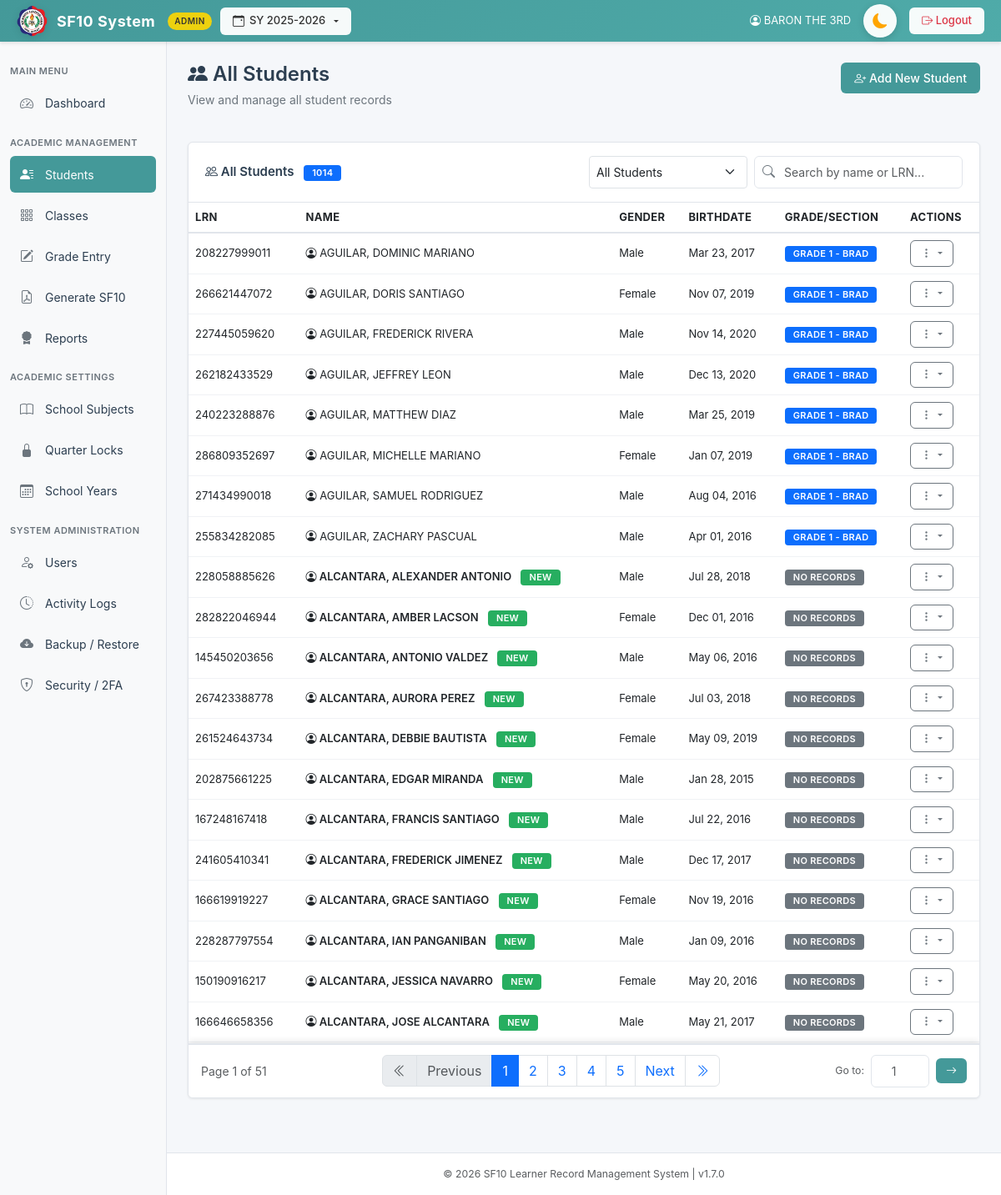
Page /pages/students.php (signed in) on the committed database.
### tables this page shows
CREATE TABLE `students` (
  `id` int(11) NOT NULL AUTO_INCREMENT,
  `lrn` varchar(20) NOT NULL,
  `last_name` varchar(50) DEFAULT NULL,
  `first_name` varchar(50) DEFAULT NULL,
  `middle_name` varchar(50) DEFAULT NULL,
  `suffix` varchar(10) DEFAULT NULL,
  `gender` enum('Male','Female') DEFAULT NULL,
  `birthdate` date DEFAULT NULL,
  `credential_presented` enum('Kinder Progress Report','ECCD Checklist','Kindergarten Certificate of Completion','PEPT','Others') DEFAULT NULL,
  `credential_other_details` text DEFAULT NULL,
  `pept_rating` varchar(20) DEFAULT NULL,
  `pept_exam_date` date DEFAULT NULL,
  `pept_testing_center` text DEFAULT NULL,
  `created_at` timestamp NOT NULL DEFAULT current_timestamp(),
  `eligibility_school_name` varchar(100) DEFAULT NULL,
  `eligibility_school_id` varchar(50) DEFAULT NULL,
  `eligibility_school_address` varchar(255) DEFAULT NULL,
  `eligibility_remark` varchar(255) DEFAULT NULL,
  `grade_level` varchar(50) DEFAULT NULL,
  `section` varchar(50) DEFAULT NULL,
  PRIMARY KEY (`id`),
  UNIQUE KEY `lrn` (`lrn`),
  UNIQUE KEY `lrn_2` (`lrn`)
);

### pages/students.php (the view, shortened to what this page needs)
<?php
require_once "../includes/db.php";
include "../templates/header.php";
$sort = $_GET['sort'] ?? '';
$search = $_GET['search'] ?? '';
$page = isset($_GET['page']) ? max(1, (int)$_GET['page']) : 1;
$items_per_page = 20;
$students = [];
$user_role = $_SESSION['user']['role'];
if ($user_role === 'admin') {
    $students_result = $conn->query("SELECT * FROM students ORDER BY last_name ASC, first_name ASC");
}
if ($students_result) {
  while ($row = $students_result->fetch_assoc()) {
    $row['school_attended_id'] = null;
    $row['grade_level'] = null;
    $row['section'] = null;
    $row['school_year'] = null;
    $row['has_record'] = 0;
    $students[] = $row;
  }
}
$total_items = count($students);
$total_pages = ceil($total_items / $items_per_page);
$page = max(1, min($total_pages, $page));
$offset = ($page - 1) * $items_per_page;
$students_to_show = array_slice($students, $offset, $items_per_page);
?>
<div class="d-flex justify-content-between align-items-start mb-4">
    <div class="page-header mb-0">
        <h2><i class="bi bi-people-fill"></i> All Students</h2>
        <p class="subtitle">View and manage all student records</p>
    </div>
    <div class="d-flex gap-2">
        <a href="add_student.php" class="btn btn-primary">
            <i class="bi bi-person-plus"></i> Add New Student
        </a>
    </div>
</div>
<div class="card students-card" style="border-radius: 0.375rem;">
  <div class="card-header d-flex justify-content-between align-items-center">
    <span>
      <i class="bi bi-people"></i> All Students
      <span class="badge bg-secondary ms-2" id="studentCount">0</span>
    </span>
    <div class="d-flex gap-2">
      <select id="sortStudents" class="form-select form-select-sm" style="width: auto;">
        <option value="all" <?= ($sort === 'all' || $sort === '') ? 'selected' : '' ?>>All Students</option>
      </select>
      <div style="position: relative; width: 250px;">
        <input type="text" class="form-control form-control-sm" id="studentSearch" placeholder="Search by name or LRN..." value="<?= htmlspecialchars($search) ?>" style="padding-left: 35px; padding-right: 30px;">
      </div>
    </div>
  </div>
  <div class="card-body" style="padding: 0;">
    <div id="studentsTableScroll">
      <table class="table table-hover mb-0" id="studentsTable">
        <thead>
          <tr>
            <th>LRN</th>
            <th>Name</th>
            <th>Gender</th>
            <th>Birthdate</th>
            <th>Grade/Section</th>
            <th>Actions</th>
          </tr>
        </thead>
        <tbody>
          <?php if (empty($students_to_show)): ?>
          <tr>
            <td colspan="6" class="text-center py-4 text-muted">
              <i class="bi bi-search" style="font-size: 2rem; opacity: 0.3;"></i>
              <p class="mt-2 mb-0">No students found matching your criteria</p>
            </td>
          </tr>
          <?php else: ?>
          <?php foreach($students_to_show as $student):
            $isNew = ($student['has_record'] == 0);
          ?>
          <tr class="student-row"
              style="cursor: pointer;"
              data-student-id="<?= $student['id'] ?>"
              data-name="<?= htmlspecialchars($student['first_name'] . ' ' . $student['last_name'] . '|' . $student['last_name'] . ', ' . $student['first_name']) ?>"
              data-lrn="<?= htmlspecialchars($student['lrn']) ?>"
              data-grade="<?= $student['grade_level'] ?? '0' ?>"
              data-gender="<?= htmlspecialchars($student['gender']) ?>"
              data-new="<?= $isNew ? '1' : '0' ?>">
            <td><?= htmlspecialchars($student['lrn']) ?></td>
            <td style="<?= $isNew ? 'font-weight: 600;' : '' ?>">
              <i class="bi bi-person-circle"></i> <?= htmlspecialchars(strtoupper($student['last_name'] . ', ' . $student['first_name'] . (!empty($student['middle_name']) ? ' ' . $student['middle_name'] : ''))) ?>
              <?php if ($isNew): ?>
                <span class="badge bg-success ms-2">NEW</span>
              <?php elseif (!empty($student['is_transfer'])): ?>
                <span class="badge bg-danger ms-2" style="font-size:0.75em; padding: 4px 8px;">
                  <i class="bi bi-arrow-left-right"></i> TRANSFEREE<?= !empty($student['transfer_quarter']) ? ' - Q' . $student['transfer_quarter'] : '' ?>
                </span>
              <?php endif; ?>
            </td>
            <td><?= htmlspecialchars($student['gender']) ?></td>
            <td><?= date('M d, Y', strtotime($student['birthdate'])) ?></td>
            <td>
              <?php if ($student['grade_level']): ?>
                <span class="badge bg-primary">Grade <?= htmlspecialchars($student['grade_level'] . ' - ' . ($student['section'] ?? '-')) ?></span>
              <?php else: ?>
                <span class="badge bg-secondary">No records</span>
              <?php endif; ?>
            </td>
            <td>
              <div class="dropdown">
                <button class="btn btn-sm btn-secondary dropdown-toggle" type="button" id="actionsDropdown<?= $student['id'] ?>" data-bs-toggle="dropdown" aria-expanded="false">
                  <i class="bi bi-three-dots-vertical"></i>
                </button>
              </div>
            </td>
          </tr>
          <?php endforeach; ?>
          <?php endif; ?>
        </tbody>
      </table>
    </div>
  </div>
  <?php if ($total_items > 0): ?>
  <div class="pagination-container">
    <div class="d-flex justify-content-between align-items-center">
      <div class="text-muted">
        Page <?= $page ?> of <?= $total_pages ?>
      </div>
      <nav aria-label="Page navigation">
        <ul class="pagination mb-0">
          <li class="page-item <?= $page <= 1 ? 'disabled' : '' ?>">
            <a class="page-link" href="?page=1&sort=<?= urlencode($sort) ?>&search=<?= urlencode($search) ?>" title="First Page">
              <i class="bi bi-chevron-double-left"></i>
            </a>
          </li>
          <li class="page-item <?= $page <= 1 ? 'disabled' : '' ?>">
            <a class="page-link" href="?page=<?= $page - 1 ?>&sort=<?= urlencode($sort) ?>&search=<?= urlencode($search) ?>">Previous</a>
          </li>
          <?php
          $start_page = max(1, $page - 2);
          $end_page = min($total_pages, $start_page + 4);
          $start_page = max(1, $end_page - 4);
          for($i = $start_page; $i <= $end_page; $i++):
          ?>
          <li class="page-item <?= $i == $page ? 'active' : '' ?>">
            <a class="page-link" href="?page=<?= $i ?>&sort=<?= urlencode($sort) ?>&search=<?= urlencode($search) ?>"><?= $i ?></a>
          </li>
          <?php endfor; ?>
          <li class="page-item <?= $page >= $total_pages ? 'disabled' : '' ?>">
            <a class="page-link" href="?page=<?= $page + 1 ?>&sort=<?= urlencode($sort) ?>&search=<?= urlencode($search) ?>">Next</a>
          </li>
          <li class="page-item <?= $page >= $total_pages ? 'disabled' : '' ?>">
            <a class="page-link" href="?page=<?= $total_pages ?>&sort=<?= urlencode($sort) ?>&search=<?= urlencode($search) ?>" title="Last Page">
              <i class="bi bi-chevron-double-right"></i>
            </a>
          </li>
        </ul>
      </nav>
      <div class="d-flex align-items-center gap-2 pagination-goto">
        <span class="text-muted small">Go to:</span>
        <form method="GET" class="d-flex gap-2 align-items-center" onsubmit="return validatePageJump()">
          <input type="number"
                 name="page"
                 id="pageJump"
                 class="form-control form-control-sm text-center"
                 style="width: 70px;"
                 min="1"
                 max="<?= $total_pages ?>"
                 placeholder="<?= $page ?>"
                 title="Enter page number (1-<?= $total_pages ?>)">
          <button type="submit" class="btn btn-sm btn-teal">
            <i class="bi bi-arrow-right"></i>
          </button>
        </form>
      </div>
    </div>
  </div>
  <?php endif; ?>
</div>
<?php include '../templates/footer.php'; ?>

### assets/css/style.css (style rules this page uses)
* { margin: 0; padding: 0; box-sizing: border-box; }
body { background-color: #f5f7fa; font-family: -apple-system, BlinkMacSystemFont, "Segoe UI", Roboto, "Helvetica Neue", Arial, sans-serif; color: #2c3e50; font-size: 14px; overflow-x: hidden; overflow-y: overlay; }
html { overflow-y: overlay; }
:root { --primary-teal: #449999; --primary-teal-dark: #3a8585; --primary-teal-light: #4FABA9; --sidebar-bg: #f8f9fa; --topbar-bg: #449999; --text-dark: #2c3e50; --text-muted: #6c757d; --border-color: #e1e5eb; --card-shadow: 0 1px 3px rgba(0, 0, 0, 0.08); --hover-bg: #f0f2f5; --card-bg: #ffffff; --input-bg: #ffffff; --input-border: #ced4da; --input-text: #212529; }
.page-header { margin-bottom: 25px; }
.page-header h2 { color: var(--text-dark); font-size: 24px; font-weight: 600; margin-bottom: 5px; }
.page-header .subtitle { color: var(--text-muted); font-size: 14px; }
.card { border: 1px solid var(--border-color); border-radius: 8px; box-shadow: var(--card-shadow); background: white; margin-bottom: 20px; }
.card-header { background: white; border-bottom: 1px solid var(--border-color); padding: 16px 20px; font-weight: 600; color: var(--text-dark); font-size: 15px; border-radius: 8px 8px 0 0 !important; }
.card-body { padding: 20px; }
.btn { border-radius: 6px; font-weight: 500; padding: 8px 16px; font-size: 14px; transition: all 0.2s; border: none; }
.btn-primary { background-color: var(--primary-teal); color: white; }
.btn-secondary { background-color: #ffffff !important; border-color: #6c757d; color: #6c757d !important; border-width: 1px; border-style: solid; }
.btn-secondary i { color: #6c757d !important; }
.btn-sm { padding: 5px 12px; font-size: 13px; }
.table { font-size: 13px; }
.table thead { background: #f8f9fa; color: var(--text-dark); font-weight: 600; border-bottom: 2px solid var(--border-color); }
.table thead th { padding: 12px; border: none; font-size: 13px; text-transform: uppercase; letter-spacing: 0.3px; }
.table tbody td { padding: 12px; vertical-align: middle; border-bottom: 1px solid #f0f2f5; }
.form-control { border: 1px solid var(--border-color); border-radius: 6px; padding: 8px 12px; transition: all 0.3s; }
.badge { padding: 4px 10px; border-radius: 4px; font-size: 11px; font-weight: 600; text-transform: uppercase; letter-spacing: 0.3px; }
.bg-success { background-color: #27ae60 !important; }
@media (min-width: 992px) { .table { font-size: 14px; } }

### templates/header.php (style rules this page uses)
html, body { background-color: #f4f7fb; }

### pages/students.php (style rules this page uses)
html, body { height: 100vh; margin: 0; padding: 0; overflow: hidden !important; }
body { display: flex; flex-direction: column; }
#studentsTable { font-size: 13px; width: 100%; margin-bottom: 0; min-width: 700px; }
#studentsTable th, #studentsTable td { padding: 8px; }
#studentsTable thead { position: sticky; top: 0; z-index: 10; background: var(--card-bg, #fff); }
.students-card { flex: 1 1 auto; display: flex; flex-direction: column; min-height: 0; overflow: hidden; margin-bottom: 0 !important; }
.students-card .card-body { flex: 1 1 auto; display: flex; flex-direction: column; min-height: 0; overflow: hidden; padding: 0; }
#studentsTableScroll { flex: 1 1 auto; min-height: 0; overflow-y: auto !important; overflow-x: auto; -webkit-overflow-scrolling: touch; }
.btn-teal { background-color: var(--primary-teal); border-color: var(--primary-teal); color: white; }
.pagination-container { flex-shrink: 0; position: sticky; bottom: 0; z-index: 1000; background: var(--card-bg); border-top: 2px solid var(--border-color); padding: 12px 15px; box-shadow: 0 -2px 8px rgba(0,0,0,0.1); }

### rows in the picture
students: lrn "208227999011", last_name+first_name+middle_name "AGUILAR, DOMINIC MARIANO", gender "Male", birthdate "Mar 23, 2017", section "1 - BRAD"
students: lrn "266621447072", last_name+first_name+middle_name "AGUILAR, DORIS SANTIAGO", gender "Female", birthdate "Nov 07, 2019", section "1 - BRAD"
students: lrn "227445059620", last_name+first_name+middle_name "AGUILAR, FREDERICK RIVERA", gender "Male", birthdate "Nov 14, 2020", section "1 - BRAD"
students: lrn "262182433529", last_name+first_name+middle_name "AGUILAR, JEFFREY LEON", gender "Male", birthdate "Dec 13, 2020", section "1 - BRAD"
students: lrn "240223288876", last_name+first_name+middle_name "AGUILAR, MATTHEW DIAZ", gender "Male", birthdate "Mar 25, 2019", section "1 - BRAD"
students: lrn "286809352697", last_name+first_name+middle_name "AGUILAR, MICHELLE MARIANO", gender "Female", birthdate "Jan 07, 2019", section "1 - BRAD"
students: lrn "271434990018", last_name+first_name+middle_name "AGUILAR, SAMUEL RODRIGUEZ", gender "Male", birthdate "Aug 04, 2016", section "1 - BRAD"
students: lrn "255834282085", last_name+first_name+middle_name "AGUILAR, ZACHARY PASCUAL", gender "Male", birthdate "Apr 01, 2016", section "1 - BRAD"
students: lrn "228058885626", last_name+first_name+middle_name "ALCANTARA, ALEXANDER ANTONIO", shows "NEW", gender "Male", birthdate "Jul 28, 2018", shows "NO RECORDS"
students: lrn "282822046944", last_name+first_name+middle_name "ALCANTARA, AMBER LACSON", shows "NEW", gender "Female", birthdate "Dec 01, 2016", shows "NO RECORDS"
students: lrn "145450203656", last_name+first_name+middle_name "ALCANTARA, ANTONIO VALDEZ", shows "NEW", gender "Male", birthdate "May 06, 2016", shows "NO RECORDS"
students: lrn "267423388778", last_name+first_name+middle_name "ALCANTARA, AURORA PEREZ", shows "NEW", gender "Female", birthdate "Jul 03, 2018", shows "NO RECORDS"
students: lrn "261524643734", last_name+first_name+middle_name "ALCANTARA, DEBBIE BAUTISTA", shows "NEW", gender "Female", birthdate "May 09, 2019", shows "NO RECORDS"
students: lrn "202875661225", last_name+first_name+middle_name "ALCANTARA, EDGAR MIRANDA", shows "NEW", gender "Male", birthdate "Jan 28, 2015", shows "NO RECORDS"
students: lrn "167248167418", last_name+first_name+middle_name "ALCANTARA, FRANCIS SANTIAGO", shows "NEW", gender "Male", birthdate "Jul 22, 2016", shows "NO RECORDS"
students: lrn "241605410341", last_name+first_name+middle_name "ALCANTARA, FREDERICK JIMENEZ", shows "NEW", gender "Male", birthdate "Dec 17, 2017", shows "NO RECORDS"
students: lrn "166619919227", last_name+first_name+middle_name "ALCANTARA, GRACE SANTIAGO", shows "NEW", gender "Female", birthdate "Nov 19, 2016", shows "NO RECORDS"
students: lrn "228287797554", last_name+first_name+middle_name "ALCANTARA, IAN PANGANIBAN", shows "NEW", gender "Male", birthdate "Jan 09, 2016", shows "NO RECORDS"
students: lrn "150190916217", last_name+first_name+middle_name "ALCANTARA, JESSICA NAVARRO", shows "NEW", gender "Female", birthdate "May 20, 2016", shows "NO RECORDS"
students: lrn "166646658356", last_name+first_name+middle_name "ALCANTARA, JOSE ALCANTARA", shows "NEW", gender "Male", birthdate "May 21, 2017", shows "NO RECORDS"

### other values in the picture
$_SESSION['school_year'] "2025-2026"
$user['full_name'] "BARON THE 3RD"
$page "1"
$total_pages "51"
